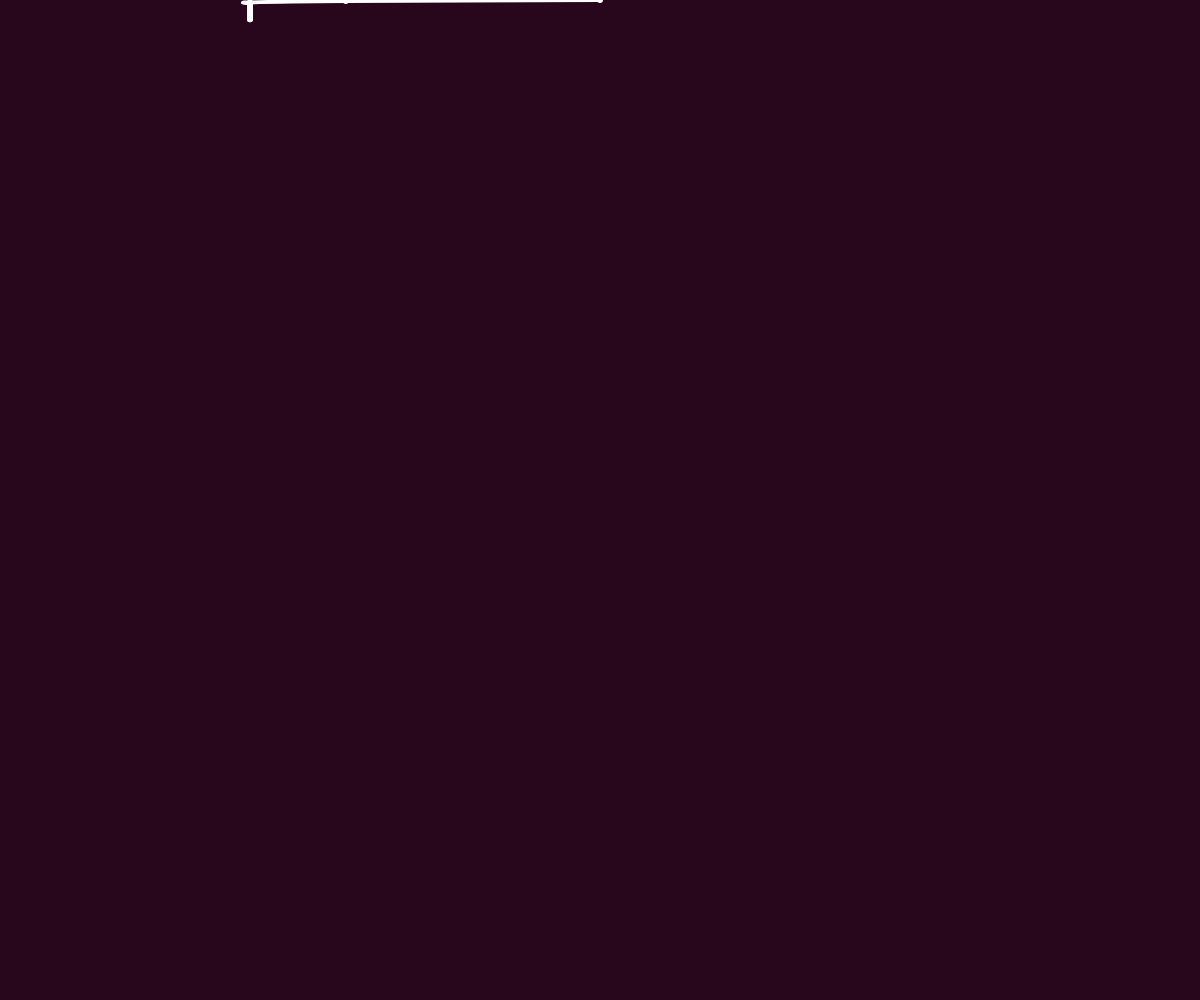
Frame 1 (no input)
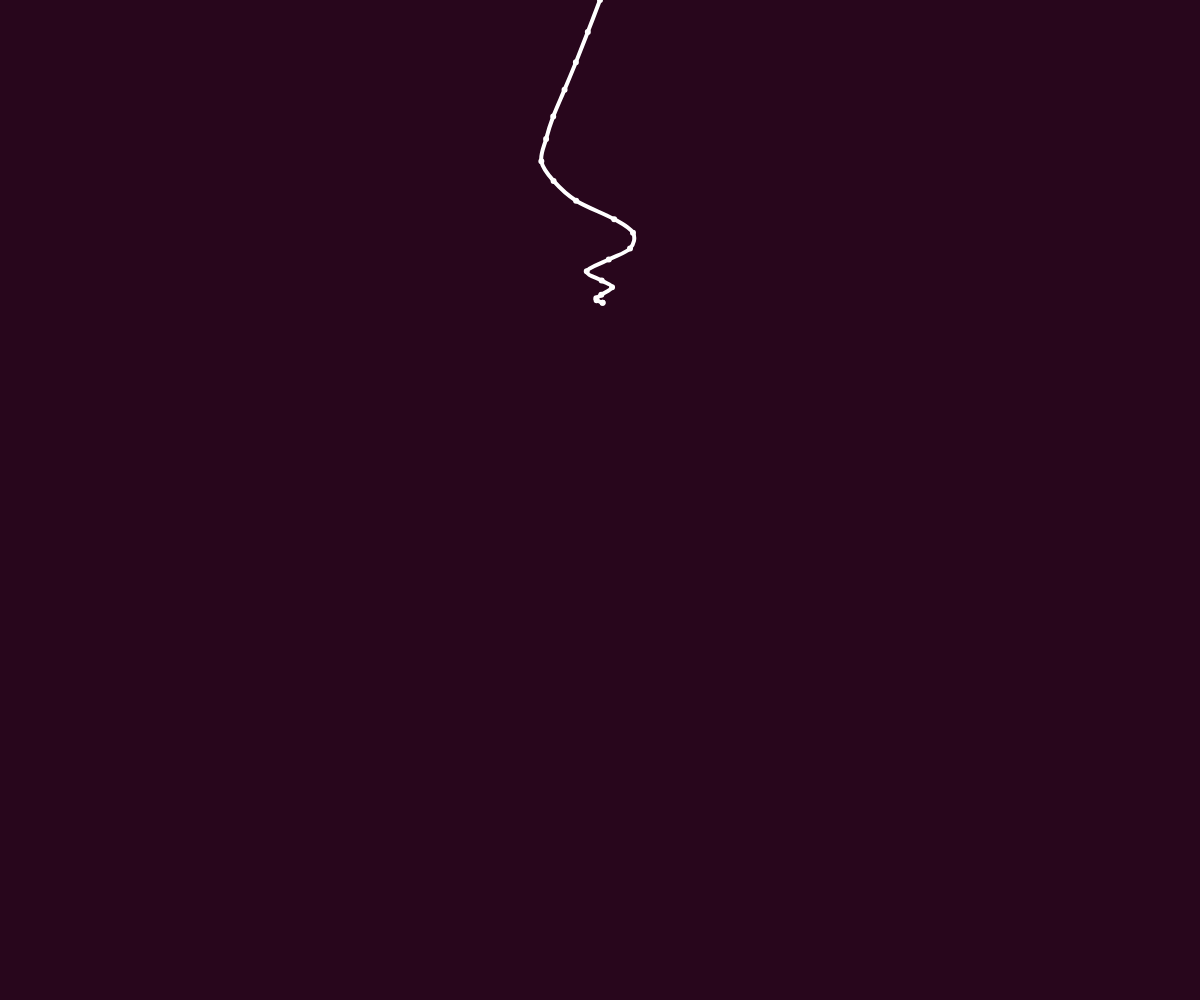
Frame 60 (no input)
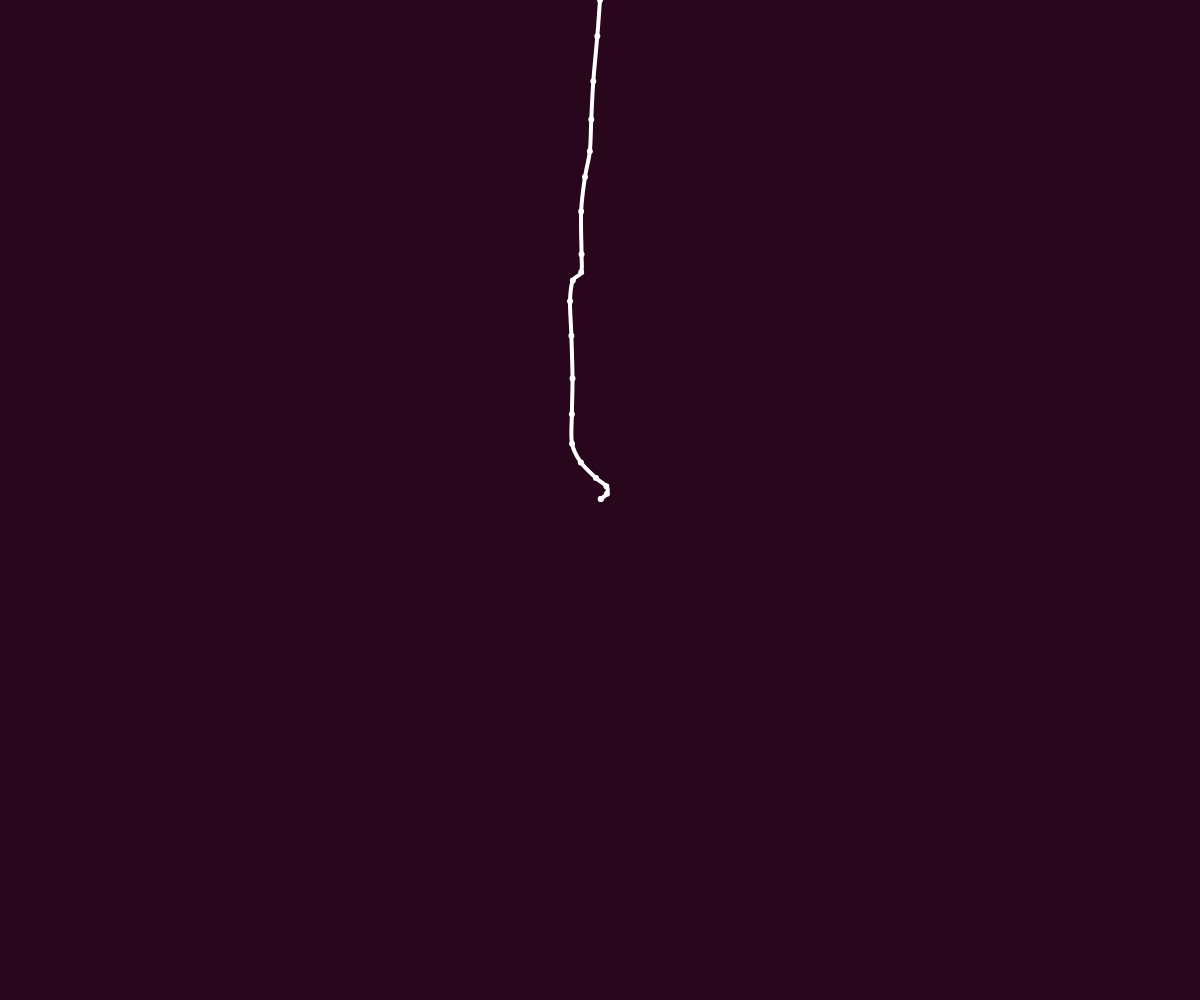
Frame 120 (the mouse pressed at the canvas centre since frame 60)

The p5.js sketch that drew these frames (run headless with seeded random() and noise() and a simulated clock; from frame 60 on, the mouse is pressed at the canvas centre):

// p5.js sketch
// ── sketch.js
let bob1, bob2, sp;
let control;

let nodes = [];
let connectors = [];
let n = 20;
let meanLength = 1;
function setup() {
  createCanvas(windowWidth, windowHeight);
  //   n = ceil(createSlider(1,80).value());
  l = 0;
  let node1, node2;
  weight = 0.7 / n;
  node1 = new Bob(width / 2, l, meanLength, weight);
  node1.fixed = true;
  nodes.push(node1);
  for (let i = 0; i < n - 1; i++) {
    l += meanLength;
    node2 = new Bob(250, l, meanLength, weight);
    nodes.push(node2);
    connectors.push(new Spring(node1, node2));
    node1 = node2;
  }

  //   nodes[nodes.length - 1].fixed = true;
  control = nodes.length - 1;
  console.log(nodes);
  console.log(connectors);
}
function draw() {
  background(40, 6, 28);
  strokeWeight(4);
  if (mouseIsPressed) {
    nodes[control].vel.set(0, 0);
    nodes[control].pos.x = mouseX;
    nodes[control].pos.y = mouseY;
  }

  for (i = 0; i < n - 1; i++) {
    connectors[i].update();
    // connectors[i].draw();
  }

  stroke(255, 255, 255);
  //   fill(30, 220, 255);
  noFill();
  beginShape();
  curveVertex(nodes[0].pos.x, nodes[0].pos.y);
  for (i = 0; i < n; i++) {
    nodes[i].update();
    nodes[i].draw();
    // noFill()
    curveVertex(nodes[i].pos.x, nodes[i].pos.y);
  }
  curveVertex(nodes[nodes.length - 1].pos.x, nodes[nodes.length - 1].pos.y);
  endShape();
  nodes[nodes.length-1].draw()
}

function distance(x1, y1, x2, y2) {
  let dist = Math.sqrt((y2 - y1) * (y2 - y1) + (x2 - x1) * (x2 - x1));
  return dist;
}

// ── Bob.js
class Bob {
  constructor(x, y, restLength, mass) {
    this.pos = createVector(x, y);
    this.restLength = restLength;
    this.vel = createVector(0,0);
    this.fixed = false;
    this.mass = mass;
  }

  update() {
    if(!this.fixed)
    this.pos.add(this.vel);
  }

  draw() {
    stroke(255, 255, 255);
    circle(this.pos.x, this.pos.y, 2);
  }
}

// ── Spring.js
class Spring {

  constructor(a, b) {
    this.a = a;
    this.b = b;
    this.k = 0.01;
    this.g = createVector(0,0.2);
    this.dampBy = 0.02;
  }

  update() {
    this.force = p5.Vector.sub(this.b.pos, this.a.pos);
    this.d = this.force.mag()-this.b.restLength;
    this.force.normalize();
    this.force.mult(this.d * this.k);

    this.acc = p5.Vector.div(this.force, this.a.mass)
    this.a.vel.add(this.acc);
    this.a.vel.add(this.g);
    this.a.vel.mult(1-this.dampBy);
    this.acc.mult(0);
    
    this.force.mult(-1);
    
    this.acc = p5.Vector.div(this.force, this.b.mass)
    this.b.vel.add(this.acc);
    this.b.vel.add(this.g);
    this.b.vel.mult(1-this.dampBy);
    this.acc.mult(0);
  }

  draw() {
    stroke(255, 255, 255);
    line(this.a.pos.x, this.a.pos.y,
         this.b.pos.x, this.b.pos.y);
  }
}
